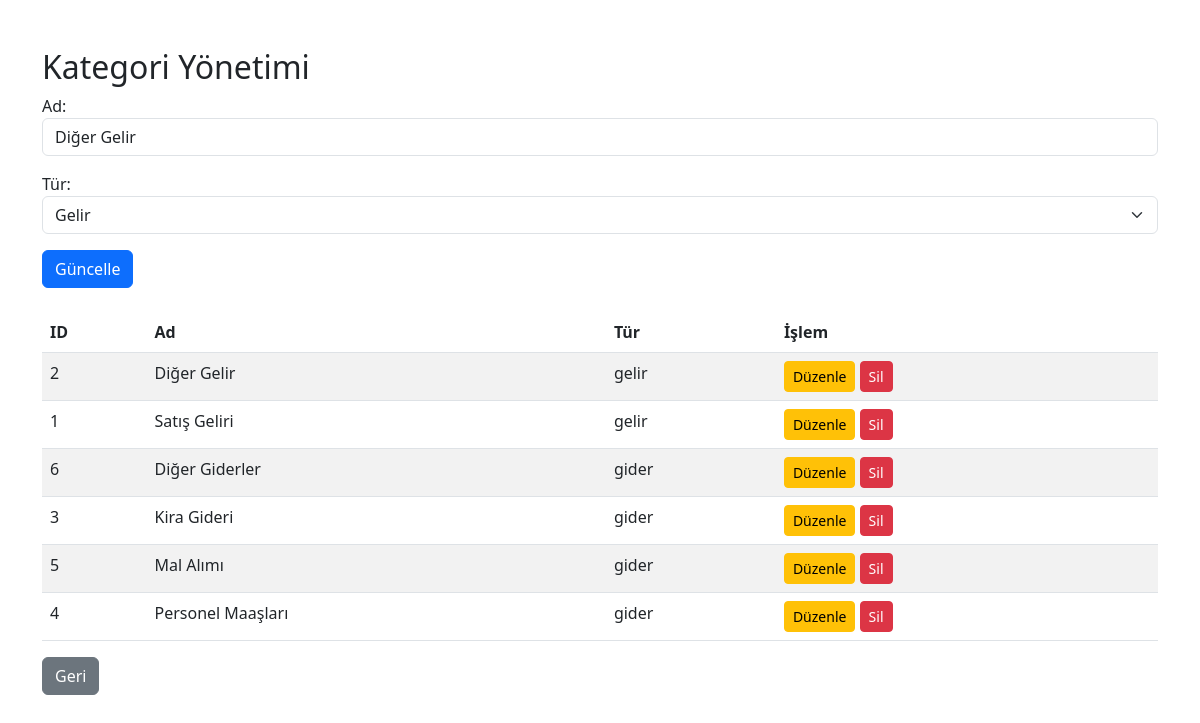
The app's page /kategoriler.php?edit_id=2 (signed in) with its own data.
### tables this page shows
CREATE TABLE IF NOT EXISTS `kategoriler` (
  `id` int NOT NULL AUTO_INCREMENT,
  `ad` varchar(100) NOT NULL,
  `tur` enum('gelir','gider') NOT NULL,
  PRIMARY KEY (`id`)
);

### kategoriler.php (the view, shortened to what this page needs)
<?php
include 'db.php';
$edit_row = null;
if (isset($_GET['edit_id'])) {
    $id = $_GET['edit_id'];
    $stmt = $conn->prepare("SELECT * FROM kategoriler WHERE id = ?");
    $stmt->bind_param("i", $id);
    $stmt->execute();
    $edit_row = $stmt->get_result()->fetch_assoc();
}
$result = $conn->query("SELECT * FROM kategoriler ORDER BY tur, ad");
?>
<!DOCTYPE html>
<html lang="tr">
<head>
    <link href="https://cdn.jsdelivr.net/npm/bootstrap@5.3.0/dist/css/bootstrap.min.css" rel="stylesheet">
</head>
<body class="container mt-5">
    <h2>Kategori Yönetimi</h2>
    <form method="post" class="mb-4">
        <div class="mb-3">
            <label>Ad:</label>
            <input type="text" name="ad" class="form-control" value="<?php echo $edit_row['ad'] ?? ''; ?>" required>
        </div>
        <div class="mb-3">
            <label>Tür:</label>
            <select name="tur" class="form-select" required>
                <option value="gelir" <?php if ($edit_row && $edit_row['tur'] == 'gelir') echo 'selected'; ?>>Gelir</option>
            </select>
        </div>
        <button type="submit" class="btn btn-primary"><?php echo $edit_row ? 'Güncelle' : 'Ekle'; ?></button>
    </form>
    <table class="table table-striped">
        <thead><tr><th>ID</th><th>Ad</th><th>Tür</th><th>İşlem</th></tr></thead>
        <tbody>
            <?php while($row = $result->fetch_assoc()): ?>
            <tr>
                <td><?php echo $row['id']; ?></td>
                <td><?php echo $row['ad']; ?></td>
                <td><?php echo $row['tur']; ?></td>
                <td>
                    <a href="?edit_id=<?php echo $row['id']; ?>" class="btn btn-warning btn-sm">Düzenle</a>
                    <a href="?delete_id=<?php echo $row['id']; ?>" class="btn btn-danger btn-sm" onclick="return confirm('Silmek istediğinizden emin misiniz?')">Sil</a>
                </td>
            </tr>
            <?php endwhile; ?>
        </tbody>
    </table>
    <a href="index.php" class="btn btn-secondary">Geri</a>
</body>
</html>

### records on screen
kategoriler: ad "Diğer Gelir", tur "Gelir", id "2", tur "gelir"
kategoriler: id "1", ad "Satış Geliri", tur "gelir"
kategoriler: id "6", ad "Diğer Giderler", tur "gider"
kategoriler: id "3", ad "Kira Gideri", tur "gider"
kategoriler: id "5", ad "Mal Alımı", tur "gider"
kategoriler: id "4", ad "Personel Maaşları", tur "gider"
